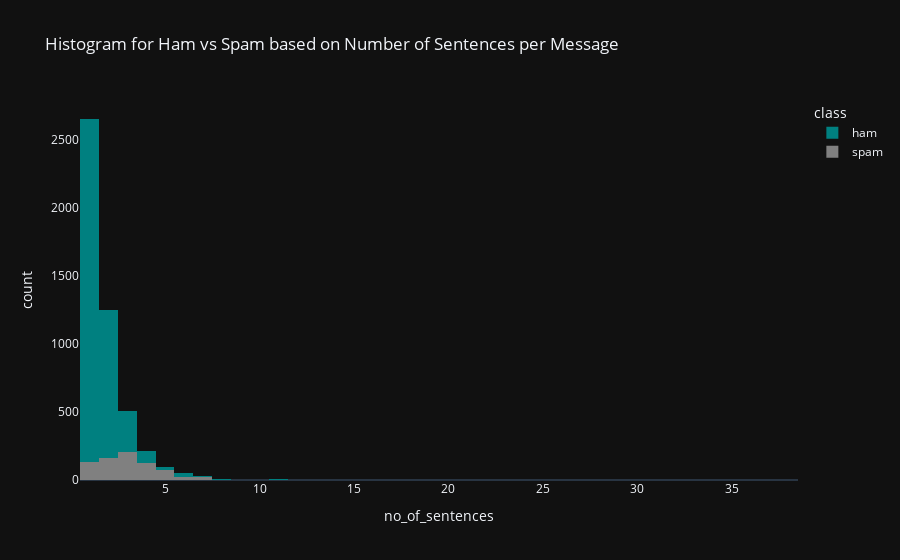

The cell this chart's notebook holds for it:
### Markdown cell above
## Exploring Number of Sentences per Message

### Code cell
fig = px.histogram(data, x = 'no_of_sentences', 
                    color = 'class', template = 'plotly_dark', 
                    color_discrete_sequence = ["teal", "gray"],
                    title = "Histogram for Ham vs Spam based on Number of Sentences per Message")
fig.update_xaxes(showgrid = False)
fig.update_yaxes(showgrid = False)
fig.update_layout(barmode = 'overlay')
fig.show()

### Figure 1 — Plotly figure (JSON) as saved in the notebook; plotly's stock layout.template omitted (floating-point values rounded to 4 significant figures; data arrays with more than 128 entries replaced by an {"elided": "..."} marker saying what was removed)
{"data": [{"alignmentgroup": "True", "bingroup": "x", "hovertemplate": "class=ham<br>no_of_sentences=%{x}<br>count=%{y}<extra></extra>", "legendgroup": "ham", "marker": {"color": "teal", "pattern": {"shape": ""}}, "name": "ham", "offsetgroup": "ham", "orientation": "v", "showlegend": true, "type": "histogram", "x": {"elided": "4825 int values"}, "xaxis": "x", "yaxis": "y"}, {"alignmentgroup": "True", "bingroup": "x", "hovertemplate": "class=spam<br>no_of_sentences=%{x}<br>count=%{y}<extra></extra>", "legendgroup": "spam", "marker": {"color": "gray", "pattern": {"shape": ""}}, "name": "spam", "offsetgroup": "spam", "orientation": "v", "showlegend": true, "type": "histogram", "x": {"elided": "747 int values"}, "xaxis": "x", "yaxis": "y"}], "layout": {"barmode": "overlay", "legend": {"title": {"text": "class"}, "tracegroupgap": 0}, "title": {"text": "Histogram for Ham vs Spam based on Number of Sentences per Message"}, "xaxis": {"anchor": "y", "domain": [0, 1], "showgrid": false, "title": {"text": "no_of_sentences"}}, "yaxis": {"anchor": "x", "domain": [0, 1], "showgrid": false, "title": {"text": "count"}}}}
